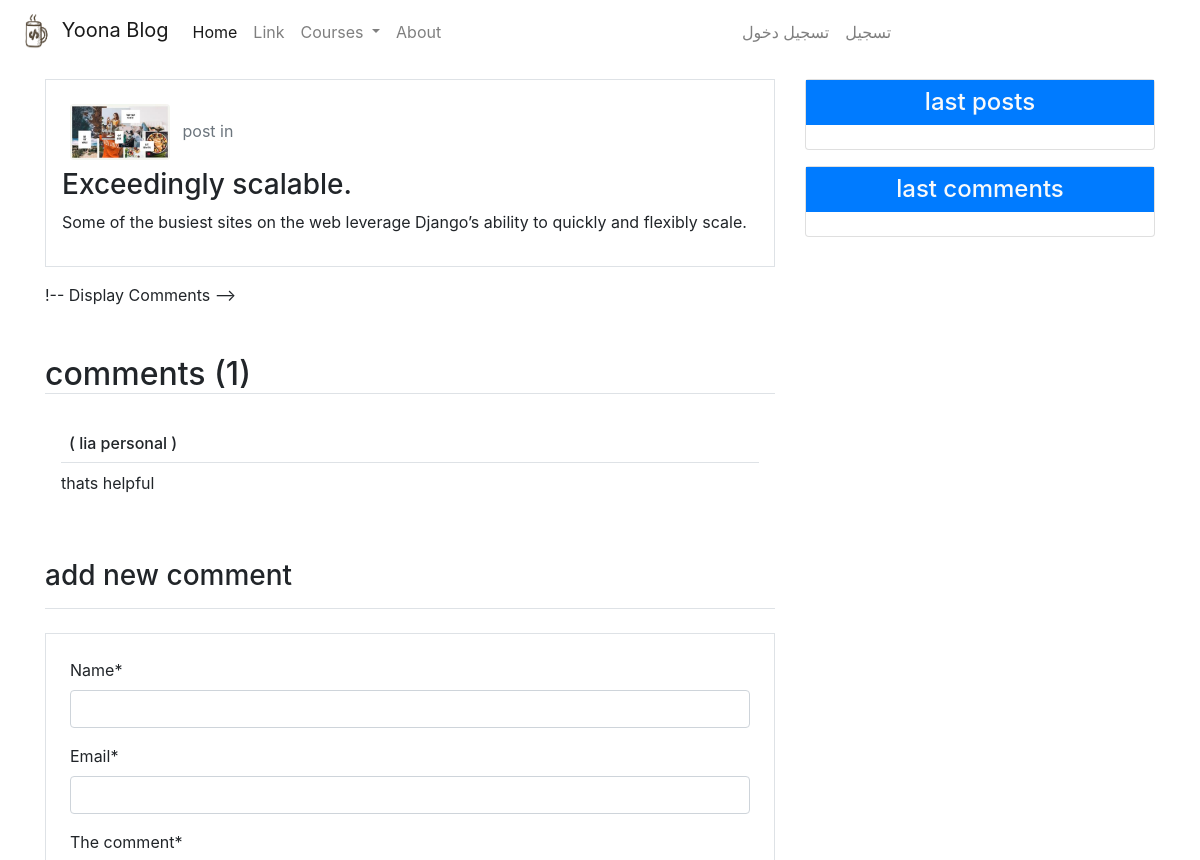
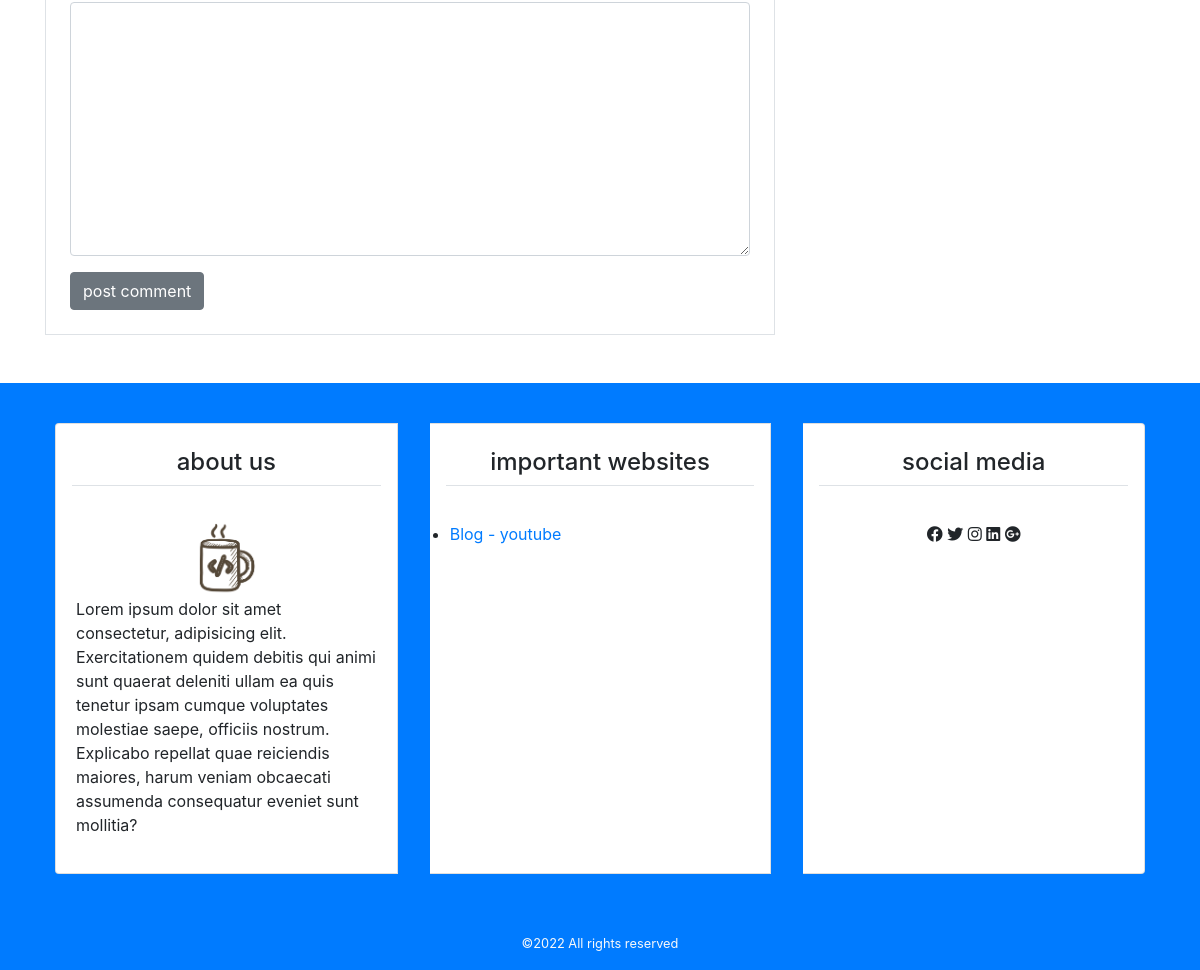
Screenshot of /3/ with the database file from the repository (2 pictures, top to bottom).
### blog/models.py (models this page shows, shortened)
class Post(models.Model):
    title = models.CharField(max_length=100)
    content = models.TextField()
    post_dt = models.DateTimeField(default=timezone.now)
    post_update = models.DateTimeField(auto_now_add=True)
    author = models.ForeignKey(User, on_delete=models.CASCADE, related_name='posts')
    class Meta:
        verbose_name = _("Post")
        verbose_name_plural = _("Posts")
        ordering = ('-post_dt',)

class Comment(models.Model):
    name = models.CharField(max_length=100, verbose_name='name')
    email = models.EmailField(verbose_name='email')
    body = models.TextField(verbose_name='the comment')
    comment_dt = models.DateTimeField(auto_now_add=True)
    post = models.ForeignKey(
        Post, on_delete=models.CASCADE, related_name='comments')
    active = models.BooleanField(default=False)
    class Meta:
        ordering = ('-comment_dt',)

### user/models.py (models this page shows, shortened)
class Profile(models.Model):
    image = models.ImageField(upload_to='profile_pics')
    user = models.OneToOneField(User, on_delete=models.CASCADE)

### blog/views.py (the view)
# urls.py: path("<int:pk>/", views.post_detail , name="post_detail"),
def post_detail(request , pk):
    post = get_object_or_404(Post , pk=pk)
    comments = post.comments.filter(active=True)
    if request.method == 'POST':
        comment_form = CommentForm(data=request.POST)
        if comment_form.is_valid():
            new_comment = comment_form.save(commit=False)
            new_comment.post = post
            new_comment.save()
            comment_form = CommentForm()
    else:
        comment_form = CommentForm()
    context = {
        'title': post,
        'post': post,
        'comments': comments,
        'comment_form': comment_form,
    }
    return render(request , 'blog/detail.html', context)

### blog/forms.py
class CommentForm(forms.ModelForm):
    class Meta:
        model = Comment
        fields = ('name', 'email', 'body')

### templates/blog/detail.html (shortened to what this page needs)
{% extends 'base.html' %}
{% load static %}
{% block content %}
{% load crispy_forms_tags %}
<div class="border p-3 mb-3">
    <img class="img-fluid rounded  m-2 " src="{{post.author.profile.image.url}}" width="100px" alt="">
    <span class="text-secondary">post in {{post.post_date|date:'d-m-Y'}}</span>
    <h3>{{post.title}}</h3>
    <p>{{post.content}}</p>
</div>
!-- Display Comments -->
<h2 class="border-bottom mt-5 mb-3">comments ({{comments.count}})</h2>
{% for comment in comments %}
<ul class="p-3 comment">
    <h6 class="border-bottom p-2">( {{comment.name}} ) </h6>
    {{comment.body}}
</ul>
{% empty %}
<h6 class="text-center p-4 mb-3 comment">no comments </h6>
{% endfor %}
<h3 class="border-bottom pb-3 mb-3 mt-5">add new comment </h3>
<div class="border p-4 mb-5 mt-4">
    <form method="POST">
        {{comment_form|crispy}}
        <input class="btn btn-secondary" type="submit" value="post comment">
    </form>
</div>
{% endblock content %}

### static/blog/css/main.css (style rules this page uses)
* { padding: 0; margin: 0; box-sizing: border-box; }

### rows the page displays
Post: author.profile.image (picture), title "Exceedingly scalable.", content "Some of the busiest sites on the web leverage Django’s ability to quickly and flexibly scale."
Comment: name "lia personal", body "thats helpful"

### other values shown
{{ comments.count }} "1"
